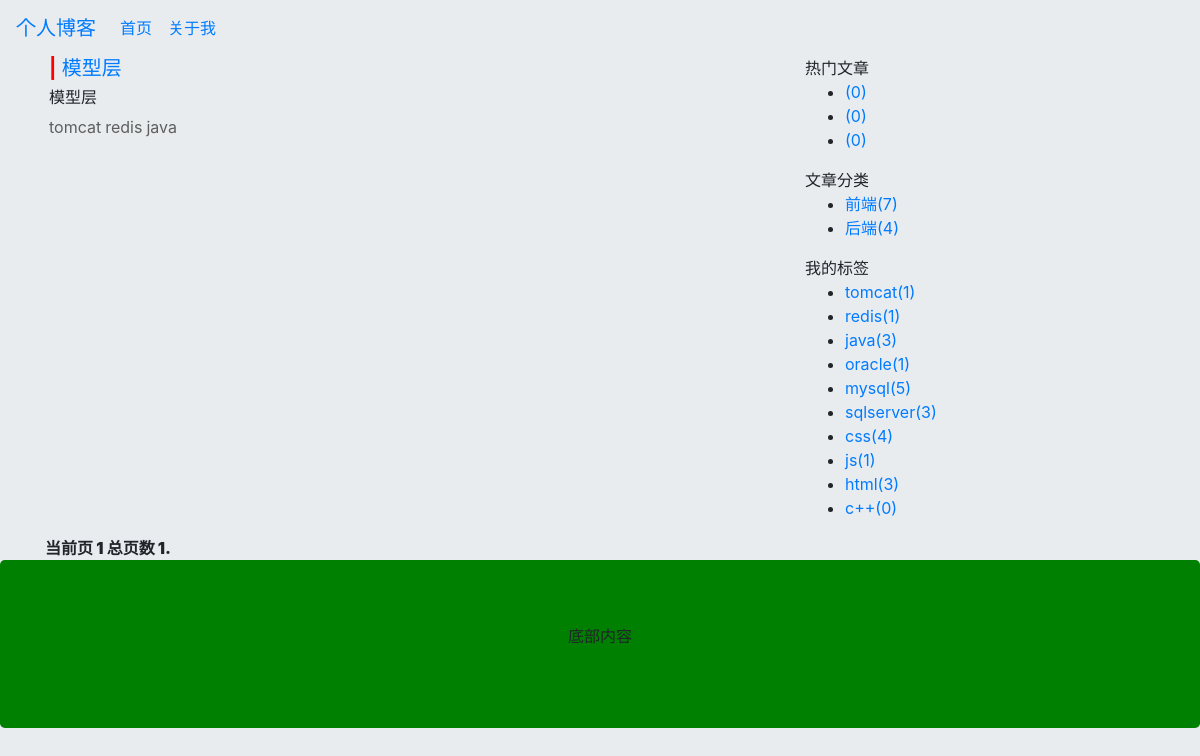
/blog/tag/1/, run on the app's committed database.
### blog/models.py (models this page shows, shortened)
class MenuModel(models.Model):
    mname = models.CharField(max_length=10, unique=True, default=u'未定义', verbose_name='菜单名')
    murl = models.CharField(max_length=100)
    class Meta:
        db_table = 't_menu'
        verbose_name_plural = '菜单'

class ArticleModel(models.Model):
    title = models.CharField(max_length=100, null=False, blank=False, verbose_name='文章标题')
    desc = models.CharField(max_length=300, verbose_name='描述')
    content = models.TextField(verbose_name='内容')
    createtime = models.DateTimeField(auto_now_add=True, verbose_name='创建时间')
    modifytime = models.DateTimeField(auto_now=True, verbose_name='修改时间')
    tag = models.ManyToManyField(TagModel, verbose_name='标签')
    catagory = models.ForeignKey(CatagoryModel, on_delete=models.CASCADE, verbose_name='分类')
    class Meta:
        db_table = 't_article'
        verbose_name_plural = '文章'

class TagModel(models.Model):
    tname = models.CharField(max_length=30, default=u'未定义', unique=True, verbose_name='标签名称')
    class Meta:
        db_table = 't_tag'
        verbose_name_plural = '标签'

class CatagoryModel(models.Model):
    cname = models.CharField(max_length=30, default=u'未定义', unique=True, verbose_name='分类名称')
    class Meta:
        db_table = 't_catagory'
        verbose_name_plural = '分类'

### blog/views.py (the view)
# urls.py: url(r'^tag/(?P<tag_id>\d+)/$', views.TagView.as_view(), name='tag'),
class TagView(View):
    def get(self, request, tag_id):
        current_page = request.GET.get('page', 1)
        tag_id = int(tag_id)
        articles = ArticleModel.objects.filter(tag__id=int(tag_id))
        paginator = Paginator(articles, 3)
        page_obj = paginator.get_page(current_page)
        return render(request, 'tag.html', {'page_obj': page_obj, 'tag_id': tag_id})

### blog/blog_content_process.py (called while the page is built)
def content_data(request):
    contents = {}
    articles = ArticleModel.objects.all().order_by('catagory_id')
    articles_by_tag = TagModel.objects.values('id', 'tname', count=Count('articlemodel'))
    menus = MenuModel.objects.all()
    contents['articles'] = articles
    contents['articles_by_tag'] = articles_by_tag
    contents['menus'] = menus
    return {'contents': contents}

### blog/myMiddleware.py (called while the page is built)
    def process_request(self, request):
        path = request.path.lstrip("/")
        print(path)

### blog/templates/tag.html (shortened to what this page needs)
{% extends 'base.html' %}
{% block main %}
    <div class='row' style="margin: auto;width: 95%;">
        {% include "left.html" %}
        {% include "right.html" %}
    </div>
<div class='row' style="margin: auto;width: 95%;">
    <div class="col-8">
            <strong class="step-links">
                <strong class="current">
                    当前页 {{ page_obj.number }} 总页数 {{ page_obj.paginator.num_pages }}.
                </strong>
            </strong>
        </div>
</div>
{% endblock %}

### blog/templates/header.html (shortened to what this page needs)
<nav class="navbar navbar-expand-md">
  <a class="navbar-brand" href="/blog/index">个人博客</a>
  <div class="collapse navbar-collapse" id="collapsibleNavbar">
    <ul class="navbar-nav">
        {% for m in contents.menus %}
          <li class="nav-item">
            <a class="nav-link" href={{ m.murl }}>{{ m.mname }}</a>
          </li>
        {% endfor %}
    </ul>
  </div>
</nav>

### blog/templates/left.html
<div class="col-8">
{% for contact in page_obj %}
    <div class="borderColor">
        <h5 style="margin-left: 4px;">
            <strong style="size: 24px;color: red">|</strong>
            <a href="/blog/ArticleDesc/?id={{ contact.id }}">{{ contact.title|upper }}</a>
        </h5>
        <h6 style="margin-left: 4px;">{{ contact.desc }}</h6>
        <ul class="list-group list-group-horizontal">
            {% for i in contact.tag.all %}
            <li style="display: inline-block;margin-left: 4px;color: #5e5e5e">{{ i.tname }}</li>
            {% endfor %}
        </ul>
    </div>
{% endfor %}
</div>

### blog/templates/right.html
<div class="col-4 ">
    <div class="borderColor">
        <span>热门文章</span>
        <ul>
            {% for g in contents %}
                <li><a href="/blog/catagory/{{ g.list.0.catagory.id }}/">{{ g.list.0.catagory.cname }}({{ g.list | length }})</a></li>
            {% endfor %}
        </ul>
    </div>
    <div class="borderColor">
        <span>文章分类</span>
        <ul>
            {% regroup contents.articles by catagory.id as group_articles %}
            {% for g in group_articles %}
                <li><a href="/blog/catagory/{{ g.list.0.catagory.id }}/">{{ g.list.0.catagory.cname }}({{ g.list | length }})</a></li>
            {% endfor %}
        </ul>
    </div>
    <div class="borderColor">
        <span>我的标签</span>
        <ul>
        {% for i in contents.articles_by_tag %}
            <li>
                <a href="/blog/tag/{{ i.id }}/">{{ i.tname }}({{ i.count }})</a>
            </li>
        {% endfor %}
        </ul>
    </div>
</div>

### data on the page
MenuModel: mname "首页"
MenuModel: mname "关于我"
ArticleModel: title "模型层", desc "模型层"
TagModel: tname "tomcat"
TagModel: tname "redis"
TagModel: tname "java"
ArticleModel: list.0.catagory.cname "前端"
ArticleModel: list.0.catagory.cname "后端"

### other printed values
{{ g.list | length }} "0" "0" "0"
{{ g.list | length }} "7" "4"
{{ i.tname }} "tomcat" "redis" "java" "oracle" "mysql" "sqlserver" "css" "js" "html" "c++"
{{ i.count }} "1" "1" "3" "1" "5" "3" "4" "1" "3" "0"
{{ page_obj.number }} "1"
{{ page_obj.paginator.num_pages }} "1"
